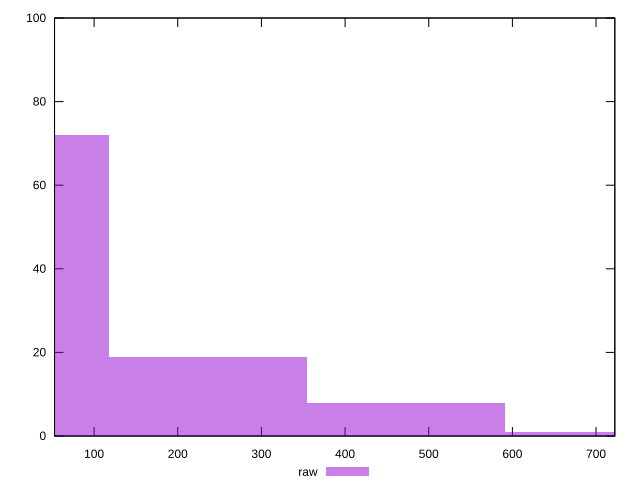

gnuplot code for this plot:
reset

$raw <<EOF
473.31758795351 8
0 72
236.658793976755 19
709.976381930265 1
EOF

set key outside below
set boxwidth 236.658793976755
set xrange [52.708:722.4350000000001]
set yrange [0:100]
set trange [0:100]
set style fill transparent solid 0.5 noborder
set terminal svg size 640, 490 enhanced background rgb 'white'
set output "reports/report_00028_2021-02-24T12-49-42.674Z/server-response-time/samples/astro/raw/histogram.svg"

plot $raw title "raw" with boxes

reset
